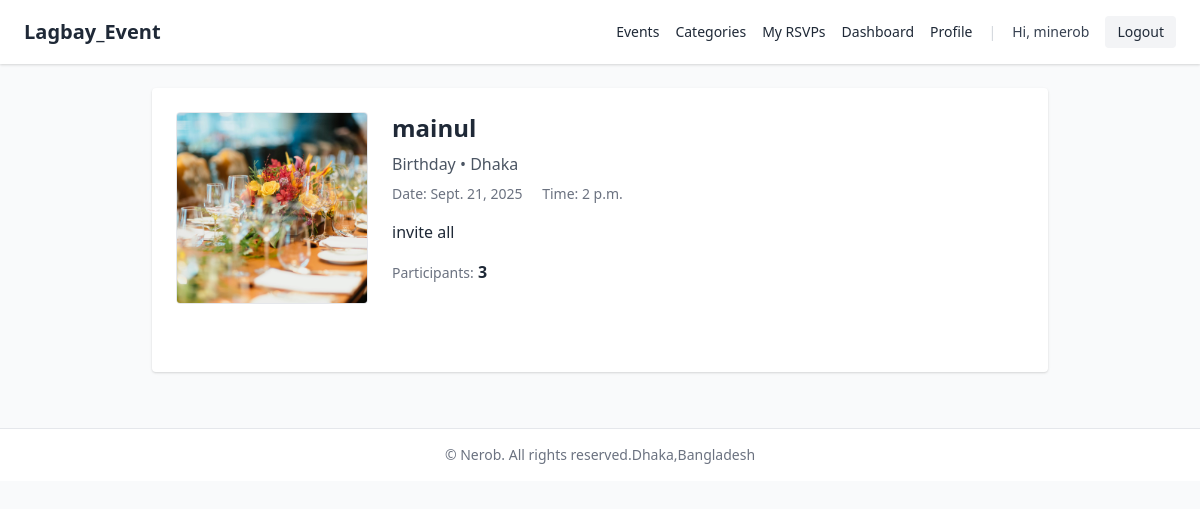
The app's page /events/1/ (signed in) with its own data.
### user/models.py (models this page shows, shortened)
class CustomUser(AbstractUser):
    phone_number = models.CharField(
        max_length=15,
        blank=True,
        validators=[RegexValidator(r'^\+?\d{9,15}$', 'Enter a valid phone number.')]
    )
    profile_picture = models.ImageField(
        upload_to='profiles/',
        default='defaults/profile-placeholder.jpg',
        blank=True
    )

### event_app/models.py (models this page shows, shortened)
class Event(models.Model):
    name = models.CharField(max_length=200)
    description = models.TextField(blank=True)
    date = models.DateField()
    time = models.TimeField(blank=True, null=True)
    location = models.CharField(max_length=200, blank=True)
    category = models.ForeignKey(
        Category, on_delete=models.SET_NULL, null=True, blank=True, related_name="events"
    )
    image = models.ImageField(
        upload_to="events/",
        default="defaults/event-placeholder.jpg",
        blank=True,
    )
    participants = models.ManyToManyField(
        settings.AUTH_USER_MODEL, blank=True, related_name="rsvped_events"
    )
    created_at = models.DateTimeField(auto_now_add=True)
    updated_at = models.DateTimeField(auto_now=True)
    class Meta:
        ordering = ("-date", "name")

class Category(models.Model):
    name = models.CharField(max_length=100, unique=True)
    description = models.TextField(blank=True)
    created_at = models.DateTimeField(auto_now_add=True)
    updated_at = models.DateTimeField(auto_now=True)
    class Meta:
        ordering = ("name",)

### event_app/views.py (the view)
# urls.py: path('events/<int:id>/', views.EventDetailView.as_view(), name='event_detail'),
class EventDetailView(DetailView):
    model = Event
    template_name = 'event_app/event_detail.html'
    context_object_name = 'event'
    pk_url_kwarg = 'id'
    def get_queryset(self):
        return (
            Event.objects
            .select_related('category')
            .prefetch_related('participants')
        )

### event_app/templatetags/role_tags.py (called while the page is built)
@register.filter(name='has_group')
def has_group(user, group_name: str) -> bool:
    try:
        if not hasattr(user, 'is_authenticated') or not user.is_authenticated:
            return False
        if getattr(user, 'is_superuser', False):
            return True
        return user.groups.filter(name=group_name).exists()
    except Exception:
        return False

### event_app/templates/event_app/event_detail.html (shortened to what this page needs)
{% extends "event_app/base.html" %}
{% block content %}
<div class="max-w-4xl mx-auto bg-white p-6 rounded shadow">
  <div class="flex gap-6">
    <img src="{{ event.image.url }}" alt="{{ event.name }}" class="w-48 h-48 object-cover rounded border">
    <div class="flex-1">
      <h1 class="text-2xl font-bold mb-2">{{ event.name }}</h1>
      <div class="text-gray-600 mb-2">
        {{ event.category.name }} • {{ event.location }}
      </div>
      <div class="text-sm text-gray-500 mb-4">
        <span class="inline-block mr-4">Date: {{ event.date }}</span>
        {% if event.time %}
          <span class="inline-block">Time: {{ event.time }}</span>
        {% endif %}
      </div>
      <p class="mb-4">{{ event.description }}</p>
      <div class="mt-4">
        <span class="text-sm text-gray-500">Participants:</span>
        <span class="font-semibold">{{ event.participants.count }}</span>
      </div>
      <div class="mt-6">
        {% if request.user.is_authenticated %}
          {% if request.user in event.participants.all %}
            <form method="post" action="{% url 'event_app:cancel_rsvp' event.id %}">
              <button class="px-4 py-2 rounded bg-rose-600 text-white hover:bg-rose-700">
              </button>
            </form>
          {% endif %}
        {% else %}
          <a href="{% url 'login' %}?next={{ request.path }}" class="px-4 py-2 rounded bg-blue-600 text-white hover:bg-blue-700">
            Log in to RSVP
          </a>
        {% endif %}
      </div>
    </div>
  </div>
</div>
{% endblock %}

### event_app/templates/event_app/base.html (shortened to what this page needs)
{% load static %}
{% load role_tags %}
<!DOCTYPE html>
<html lang="en">
<head>
  <link href="https://cdn.jsdelivr.net/npm/tailwindcss@2.2.19/dist/tailwind.min.css" rel="stylesheet"/>
</head>
<body class="bg-gray-50 text-gray-800">
<nav class="bg-white shadow p-4">
  <div class="max-w-6xl mx-auto flex items-center justify-between">
    <a href="{% url 'event_app:event_list' %}" class="font-bold text-xl">Lagbay_Event</a>
    <div class="flex items-center gap-4 text-sm">
      <a href="{% url 'event_app:event_list' %}" class="hover:text-blue-600">Events</a>
      <a href="{% url 'event_app:category_list' %}" class="hover:text-blue-600">Categories</a>
      {% if request.user.is_authenticated %}
        <a href="{% url 'event_app:my_rsvped_events' %}" class="hover:text-blue-600">My RSVPs</a>
        <a href="{% url 'event_app:dashboard' %}" class="hover:text-blue-600">Dashboard</a>
        <a href="{% url 'user:profile' %}" class="hover:text-blue-600">Profile</a>
      {% endif %}
      <span class="text-gray-300">|</span>
      {% if request.user.is_authenticated %}
        <span class="text-gray-700">Hi, {{ request.user.username }}</span>
        <form method="post" action="{% url 'logout' %}" class="inline">
          <button type="submit" class="rounded px-3 py-1.5 bg-gray-100 hover:bg-gray-200">Logout</button>
        </form>
      {% else %}
        <a href="{% url 'login' %}" class="rounded px-3 py-1.5 bg-blue-600 text-white hover:bg-blue-700">Login</a>
        <a href="{% url 'user:signup' %}" class="rounded px-3 py-1.5 bg-gray-900 text-white hover:bg-black">Sign up</a>
      {% endif %}
    </div>
  </div>
</nav>
<main class="max-w-6xl mx-auto p-6">
  {% block content %}{% endblock %}
</main>
<footer class="bg-white border-t mt-8 p-4 text-center text-sm text-gray-500">
  &copy; {{ now|date:"Y" }} Nerob. All rights reserved.Dhaka,Bangladesh
</footer>
</body>
</html>

### records on screen
CustomUser: user.username "minerob"
Event: image (placeholder picture), name "mainul", category.name "Birthday", location "Dhaka", date "Sept. 21, 2025", time "2 p.m.", description "invite all", participants.count "3"
